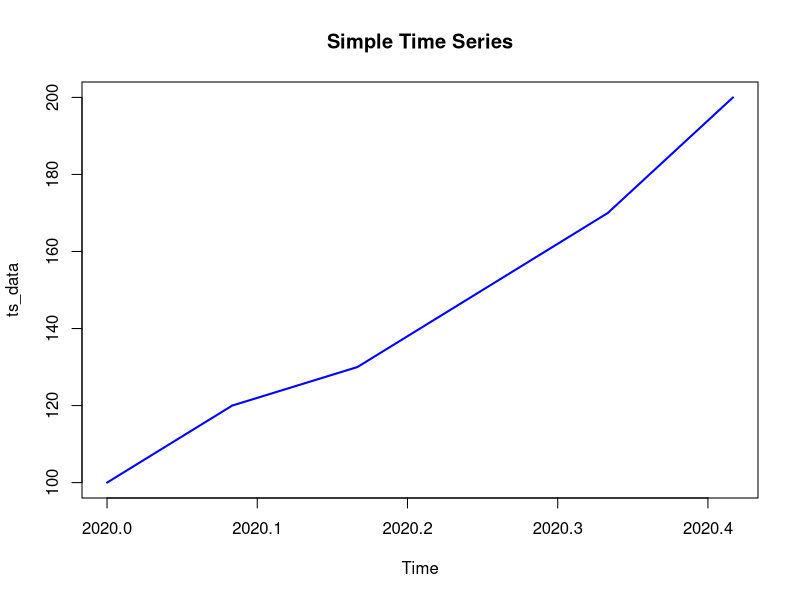
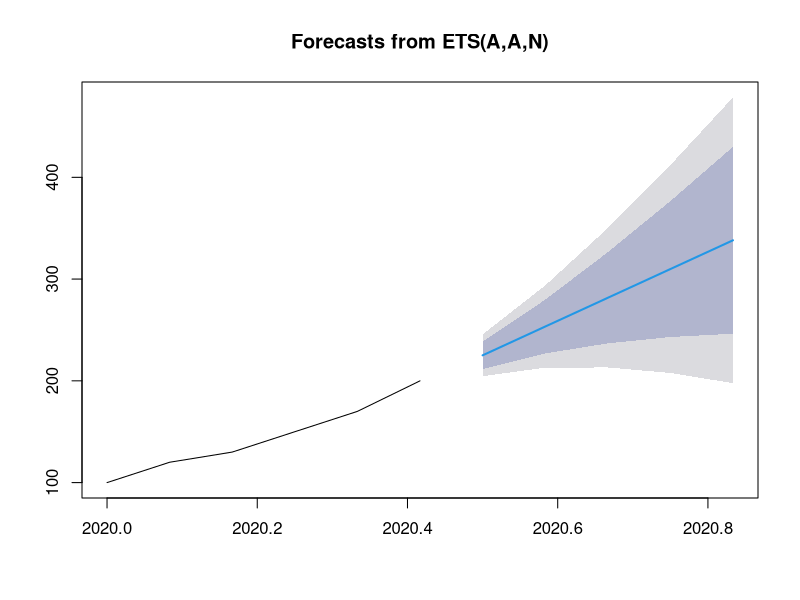

R code for these plots, in order:
# Time Series Analysis in R

# Load necessary library
library(forecast)

# Create a simple time series
ts_data <- ts(c(100, 120, 130, 150, 170, 200), start = c(2020, 1), frequency = 12)

# Plot the time series
plot(ts_data, main = "Simple Time Series", col = "blue", lwd = 2)

# Forecasting
forecasted <- forecast(ts_data, h=5)
print(forecasted)
plot(forecasted)
